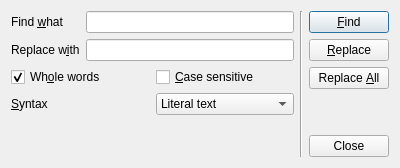
<?xml version="1.0" encoding="UTF-8"?>
<ui version="4.0">
 <class>FindAndReplaceDlg</class>
 <widget class="QDialog" name="FindAndReplaceDlg">
  <property name="geometry">
   <rect>
    <x>0</x>
    <y>0</y>
    <width>400</width>
    <height>168</height>
   </rect>
  </property>
  <property name="windowTitle">
   <string>Find and Replace</string>
  </property>
  <layout class="QHBoxLayout" name="horizontalLayout_3">
   <item>
    <layout class="QVBoxLayout" name="verticalLayout">
     <item>
      <layout class="QGridLayout" name="gridLayout">
       <item row="0" column="0">
        <widget class="QLabel" name="label">
         <property name="text">
          <string>Find &amp;what</string>
         </property>
         <property name="buddy">
          <cstring>findLineEdit</cstring>
         </property>
        </widget>
       </item>
       <item row="0" column="1">
        <widget class="QLineEdit" name="findLineEdit"/>
       </item>
       <item row="1" column="0">
        <widget class="QLabel" name="label_2">
         <property name="text">
          <string>Replace w&amp;ith</string>
         </property>
         <property name="buddy">
          <cstring>replaceLineEdit</cstring>
         </property>
        </widget>
       </item>
       <item row="1" column="1">
        <widget class="QLineEdit" name="replaceLineEdit"/>
       </item>
      </layout>
     </item>
     <item>
      <layout class="QHBoxLayout" name="horizontalLayout">
       <item>
        <widget class="QCheckBox" name="wholeCheckBox">
         <property name="text">
          <string>Wh&amp;ole words</string>
         </property>
         <property name="checked">
          <bool>true</bool>
         </property>
        </widget>
       </item>
       <item>
        <widget class="QCheckBox" name="caseCheckBox">
         <property name="text">
          <string>&amp;Case sensitive</string>
         </property>
        </widget>
       </item>
      </layout>
     </item>
     <item>
      <layout class="QHBoxLayout" name="horizontalLayout_2">
       <item>
        <widget class="QLabel" name="label_3">
         <property name="text">
          <string>&amp;Syntax</string>
         </property>
         <property name="buddy">
          <cstring>syntaxComboBox</cstring>
         </property>
        </widget>
       </item>
       <item>
        <widget class="QComboBox" name="syntaxComboBox">
         <item>
          <property name="text">
           <string>Literal text</string>
          </property>
         </item>
         <item>
          <property name="text">
           <string>Regular expression</string>
          </property>
         </item>
        </widget>
       </item>
      </layout>
     </item>
     <item>
      <spacer name="verticalSpacer">
       <property name="orientation">
        <enum>Qt::Vertical</enum>
       </property>
       <property name="sizeHint" stdset="0">
        <size>
         <width>20</width>
         <height>48</height>
        </size>
       </property>
      </spacer>
     </item>
    </layout>
   </item>
   <item>
    <widget class="Line" name="line">
     <property name="orientation">
      <enum>Qt::Vertical</enum>
     </property>
    </widget>
   </item>
   <item>
    <layout class="QVBoxLayout" name="verticalLayout_2">
     <item>
      <widget class="QPushButton" name="findButton">
       <property name="text">
        <string>&amp;Find</string>
       </property>
      </widget>
     </item>
     <item>
      <widget class="QPushButton" name="replaceButton">
       <property name="text">
        <string>&amp;Replace</string>
       </property>
      </widget>
     </item>
     <item>
      <widget class="QPushButton" name="replaceAllButton">
       <property name="text">
        <string>Replace &amp;All</string>
       </property>
      </widget>
     </item>
     <item>
      <spacer name="verticalSpacer_2">
       <property name="orientation">
        <enum>Qt::Vertical</enum>
       </property>
       <property name="sizeHint" stdset="0">
        <size>
         <width>20</width>
         <height>40</height>
        </size>
       </property>
      </spacer>
     </item>
     <item>
      <widget class="QPushButton" name="closeButton">
       <property name="text">
        <string>Close</string>
       </property>
      </widget>
     </item>
    </layout>
   </item>
  </layout>
 </widget>
 <resources/>
 <connections>
  <connection>
   <sender>closeButton</sender>
   <signal>clicked()</signal>
   <receiver>FindAndReplaceDlg</receiver>
   <slot>reject()</slot>
   <hints>
    <hint type="sourcelabel">
     <x>339</x>
     <y>148</y>
    </hint>
    <hint type="destinationlabel">
     <x>234</x>
     <y>156</y>
    </hint>
   </hints>
  </connection>
 </connections>
</ui>
